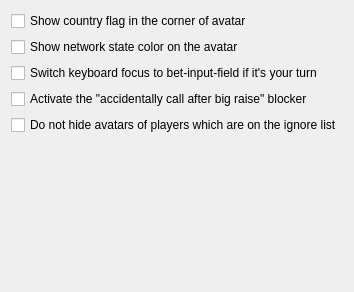
           <widget class="QWidget" name="tab_8">
            <attribute name="title">
             <string>Network / Internet Game</string>
            </attribute>
            <layout class="QGridLayout" name="gridLayout_24">
             <item row="4" column="0">
              <widget class="QCheckBox" name="checkBox_dontHideAvatarsOfIgnored">
               <property name="text">
                <string>Do not hide avatars of players which are on the ignore list</string>
               </property>
              </widget>
             </item>
             <item row="6" column="0">
              <spacer name="verticalSpacer_7">
               <property name="orientation">
                <enum>Qt::Vertical</enum>
               </property>
               <property name="sizeHint" stdset="0">
                <size>
                 <width>20</width>
                 <height>146</height>
                </size>
               </property>
              </spacer>
             </item>
             <item row="2" column="0">
              <widget class="QCheckBox" name="checkBox_enableBetInputFocusSwitch">
               <property name="text">
                <string>Switch keyboard focus to bet-input-field if it's your turn</string>
               </property>
              </widget>
             </item>
             <item row="3" column="0">
              <widget class="QCheckBox" name="checkBox_enableAccidentallyCallBlocker">
               <property name="text">
                <string>Activate the &quot;accidentally call after big raise&quot; blocker</string>
               </property>
              </widget>
             </item>
             <item row="0" column="0">
              <widget class="QCheckBox" name="checkBox_showCountryFlagInAvatar">
               <property name="text">
                <string>Show country flag in the corner of avatar</string>
               </property>
              </widget>
             </item>
             <item row="1" column="0">
              <widget class="QCheckBox" name="checkBox_showPingStateInAvatar">
               <property name="text">
                <string>Show network state color on the avatar</string>
               </property>
              </widget>
             </item>
            </layout>
           </widget>
